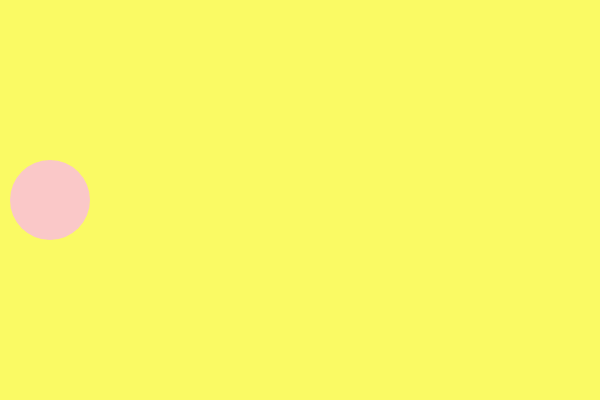
Frame 1 (no input)
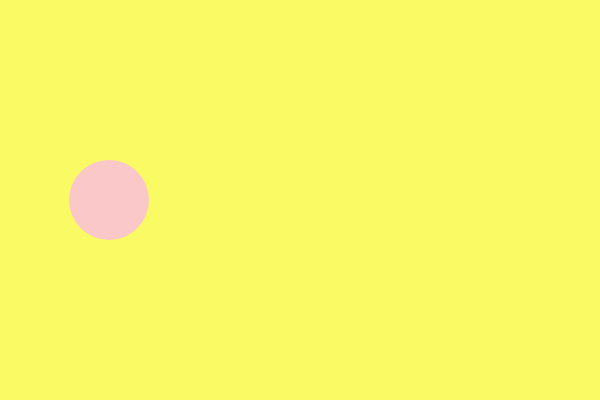
Frame 60 (no input)
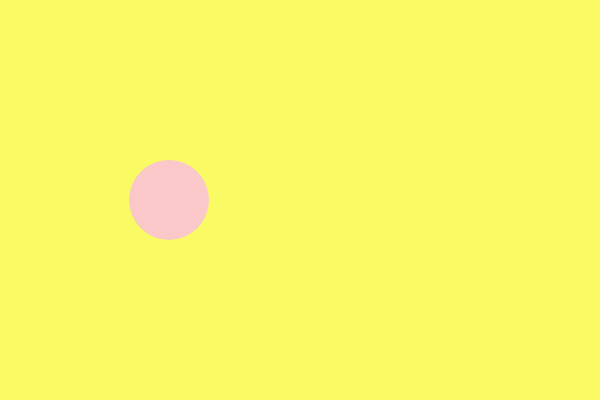
Frame 120 (the mouse pressed at the canvas centre since frame 60)

The p5.js sketch that drew these frames (run headless with seeded random() and noise() and a simulated clock; from frame 60 on, the mouse is pressed at the canvas centre):

// p5.js sketch
// ── sketch.js
var circleX = 50;

function setup() {
  createCanvas(600,400);
}

function draw() {
  noStroke();
  
  // background
  background(250,250,100);
  
  // elsipse
  fill(250,200,200);
  ellipse(circleX, 200,80,80);
  circleX += 1;
}
